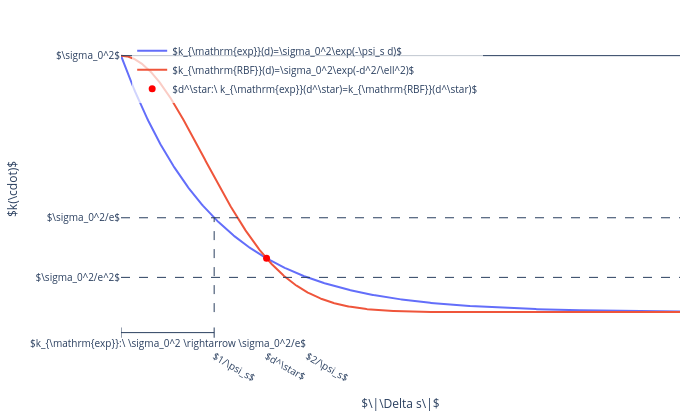

Notebook cell for this chart:
### Code cell
import numpy as np
import plotly.graph_objects as go

# ----------------------------
# "Internal" parameters (used for geometry only; no numeric labels shown)
# ----------------------------
sigma2 = 1.0        # corresponds to σ_0^2 (we will label it symbolically)
psi_s  = 1.0        # exponential rate
ell    = 1.25       # RBF lengthscale

# Distance axis
dmax = 6.0
d = np.linspace(0, dmax, 800)

# Kernels (1D slice, i.e., action fixed)
k_exp = sigma2 * np.exp(-psi_s * d)                 # σ_0^2 exp(-ψ_s d)
k_rbf = sigma2 * np.exp(-(d**2) / (ell**2))         # σ_0^2 exp(-d^2/ℓ^2)

# Landmark x-locations (numeric for plotting; symbolic for tick labels)
x_1overpsi = 1.0 / psi_s
x_2overpsi = 2.0 / psi_s

# Intersection (nonzero solution): exp(-ψ d) = exp(-d^2/ℓ^2) => d* = ψ ℓ^2
x_star = psi_s * (ell**2)
y_star = sigma2 * np.exp(-psi_s * x_star)

# Landmark y-levels
y0   = sigma2
y1e  = sigma2 / np.e
y1e2 = sigma2 / (np.e**2)

fig = go.Figure()

# Curves
fig.add_trace(go.Scatter(
    x=d, y=k_exp, mode="lines",
    name=r"$k_{\mathrm{exp}}(d)=\sigma_0^2\exp(-\psi_s d)$"
))
fig.add_trace(go.Scatter(
    x=d, y=k_rbf, mode="lines",
    name=r"$k_{\mathrm{RBF}}(d)=\sigma_0^2\exp(-d^2/\ell^2)$"
))

# Intersection point
fig.add_trace(go.Scatter(
    x=[x_star], y=[y_star], mode="markers",
    marker=dict(size=7, symbol="circle", color="red"),
    name=r"$d^\star:\ k_{\mathrm{exp}}(d^\star)=k_{\mathrm{RBF}}(d^\star)$"
))

# Horizontal reference lines (σ0^2, σ0^2/e, σ0^2/e^2)
for yref, dash in [(y0, "solid"), (y1e, "dash"), (y1e2, "dash")]:
    fig.add_shape(
        type="line", x0=0, x1=dmax, y0=yref, y1=yref,
        line=dict(width=1, dash=dash)
    )

# Vertical line at 1/ψ_s (where exp-kernel hits σ0^2/e)
fig.add_shape(
    type="line", x0=x_1overpsi, x1=x_1overpsi, y0=0, y1=y1e,
    line=dict(width=1, dash="dash")
)

# A simple "interval" marker under x-axis (0 to 1/ψ_s) + label (brace-like)
# (Plotly doesn't have a native brace; this is a clean substitute.)
y_under = -0.08 * sigma2
fig.add_shape(
    type="line", x0=0, x1=x_1overpsi, y0=y_under, y1=y_under,
    line=dict(width=1)
)
fig.add_shape(
    type="line", x0=0, x1=0, y0=y_under-0.02*sigma2, y1=y_under+0.02*sigma2,
    line=dict(width=1)
)
fig.add_shape(
    type="line", x0=x_1overpsi, x1=x_1overpsi, y0=y_under-0.02*sigma2, y1=y_under+0.02*sigma2,
    line=dict(width=1)
)
fig.add_annotation(
    x=0.5*x_1overpsi, y=y_under-0.04*sigma2, showarrow=False,
    text=r"$k_{\mathrm{exp}}:\ \sigma_0^2 \rightarrow \sigma_0^2/e$",
    font=dict(size=10)
)

# Axes: remove numeric ticks, but keep symbolic ticks at key points/levels
fig.update_xaxes(
    title_text=r"$\|\Delta s\|$",
    range=[0, dmax],
    tickmode="array",
    tickvals=[x_1overpsi, x_2overpsi, x_star],
    ticktext=[r"$1/\psi_s$", r"$2/\psi_s$", r"$d^\star$"],
    showgrid=False,
    zeroline=False
)
fig.update_yaxes(
    title_text=r"$k(\cdot)$",
    range=[-0.14*sigma2, 1.10*sigma2],
    tickmode="array",
    tickvals=[y0, y1e, y1e2],
    ticktext=[r"$\sigma_0^2$", r"$\sigma_0^2/e$", r"$\sigma_0^2/e^2$"],
    showgrid=False,
    zeroline=False
)

# Layout: white background, compact, small-ish typography feel
fig.update_layout(
    width=700, height=420,
    margin=dict(l=60, r=20, t=30, b=70),
    plot_bgcolor="white",
    paper_bgcolor="white",
    legend=dict(
        x=0.02, y=0.98, xanchor="left", yanchor="top",
        bgcolor="rgba(255,255,255,0.7)"
    ),
    font=dict(size=10)
)

fig.show()

### Figure 1 — Plotly figure (JSON) as saved in the notebook; plotly's stock layout.template omitted (floating-point values rounded to 4 significant figures; data arrays with more than 128 entries replaced by an {"elided": "..."} marker saying what was removed)
{"data": [{"mode": "lines", "name": "$k_{\\mathrm{exp}}(d)=\\sigma_0^2\\exp(-\\psi_s d)$", "type": "scatter", "x": {"elided": "800 float values"}, "y": {"elided": "800 float values"}}, {"mode": "lines", "name": "$k_{\\mathrm{RBF}}(d)=\\sigma_0^2\\exp(-d^2/\\ell^2)$", "type": "scatter", "x": {"elided": "800 float values"}, "y": {"elided": "800 float values"}}, {"marker": {"color": "red", "size": 7, "symbol": "circle"}, "mode": "markers", "name": "$d^\\star:\\ k_{\\mathrm{exp}}(d^\\star)=k_{\\mathrm{RBF}}(d^\\star)$", "type": "scatter", "x": [1.562], "y": [0.2096]}], "layout": {"annotations": [{"font": {"size": 10}, "showarrow": false, "text": "$k_{\\mathrm{exp}}:\\ \\sigma_0^2 \\rightarrow \\sigma_0^2/e$", "x": 0.5, "y": -0.12}], "font": {"size": 10}, "height": 420, "legend": {"bgcolor": "rgba(255,255,255,0.7)", "x": 0.02, "xanchor": "left", "y": 0.98, "yanchor": "top"}, "margin": {"b": 70, "l": 60, "r": 20, "t": 30}, "paper_bgcolor": "white", "plot_bgcolor": "white", "shapes": [{"line": {"dash": "solid", "width": 1}, "type": "line", "x0": 0, "x1": 6, "y0": 1, "y1": 1}, {"line": {"dash": "dash", "width": 1}, "type": "line", "x0": 0, "x1": 6, "y0": 0.3679, "y1": 0.3679}, {"line": {"dash": "dash", "width": 1}, "type": "line", "x0": 0, "x1": 6, "y0": 0.1353, "y1": 0.1353}, {"line": {"dash": "dash", "width": 1}, "type": "line", "x0": 1, "x1": 1, "y0": 0, "y1": 0.3679}, {"line": {"width": 1}, "type": "line", "x0": 0, "x1": 1, "y0": -0.08, "y1": -0.08}, {"line": {"width": 1}, "type": "line", "x0": 0, "x1": 0, "y0": -0.1, "y1": -0.06}, {"line": {"width": 1}, "type": "line", "x0": 1, "x1": 1, "y0": -0.1, "y1": -0.06}], "width": 700, "xaxis": {"range": [0, 6], "showgrid": false, "tickmode": "array", "ticktext": ["$1/\\psi_s$", "$2/\\psi_s$", "$d^\\star$"], "tickvals": [1, 2, 1.562], "title": {"text": "$\\|\\Delta s\\|$"}, "zeroline": false}, "yaxis": {"range": [-0.14, 1.1], "showgrid": false, "tickmode": "array", "ticktext": ["$\\sigma_0^2$", "$\\sigma_0^2/e$", "$\\sigma_0^2/e^2$"], "tickvals": [1, 0.3679, 0.1353], "title": {"text": "$k(\\cdot)$"}, "zeroline": false}}}
